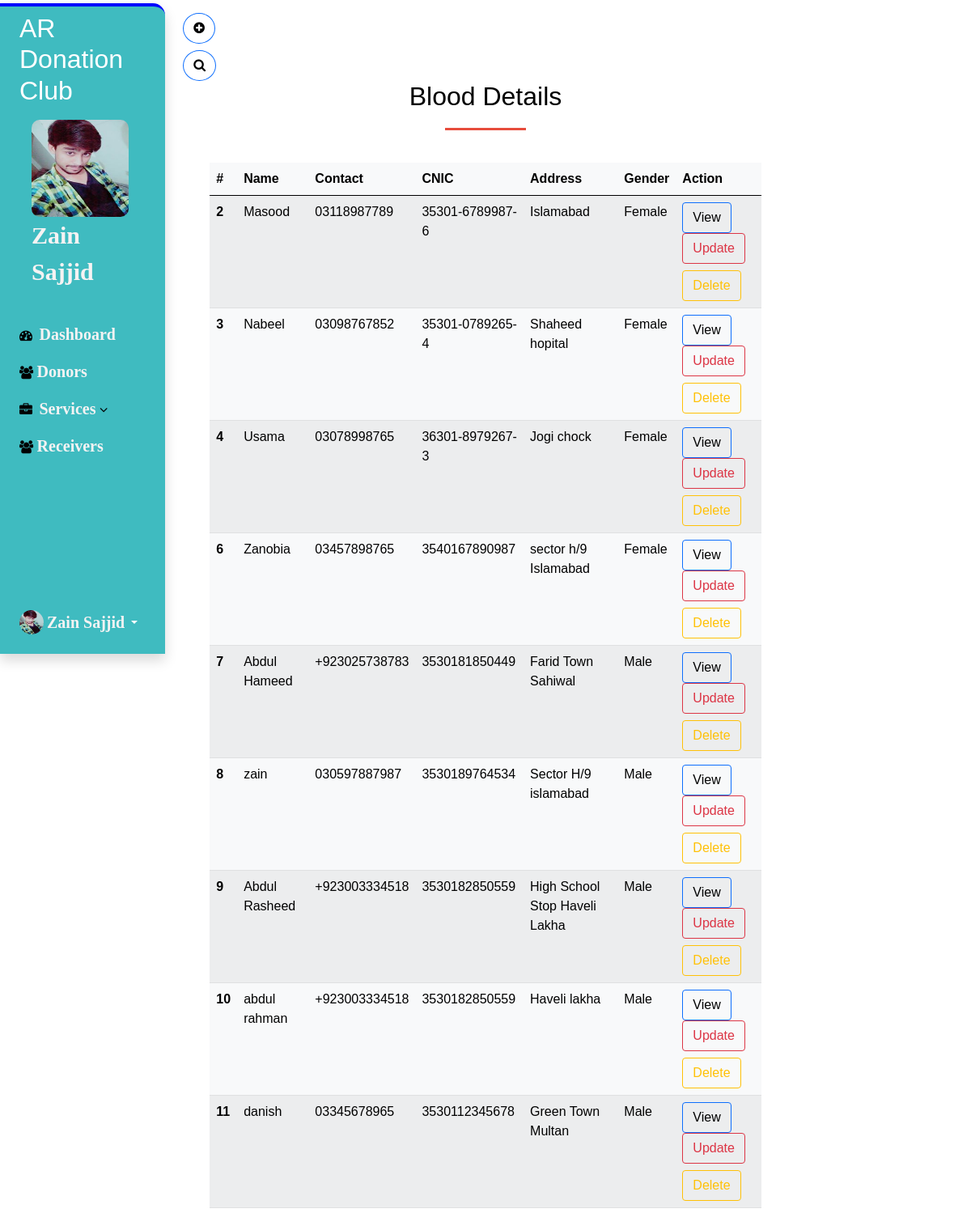
The page /NGO/dashboard/donorsearch.php (signed in) on the database its author committed.
### tables this page shows
CREATE TABLE `team` (
  `t_id` int(11) NOT NULL,
  `t_name` varchar(200) NOT NULL,
  `t_department` varchar(200) NOT NULL,
  `t_post` varchar(200) NOT NULL,
  `t_salary` varchar(200) NOT NULL,
  `t_username` varchar(200) NOT NULL,
  `t_password` varchar(200) NOT NULL,
  `t_contact` varchar(200) NOT NULL,
  `t_city` varchar(200) NOT NULL,
  `t_address` varchar(200) NOT NULL,
  `t_gender` varchar(200) NOT NULL
);

CREATE TABLE `donors` (
  `d_id` int(11) NOT NULL,
  `d_name` varchar(200) NOT NULL,
  `d_username` varchar(200) NOT NULL,
  `d_password` varchar(200) NOT NULL,
  `d_cnic` varchar(200) NOT NULL,
  `d_contact` varchar(200) NOT NULL,
  `d_city` varchar(200) NOT NULL,
  `d_address` varchar(200) NOT NULL,
  `d_status` varchar(200) NOT NULL,
  `d_gender` varchar(200) NOT NULL
);

### NGO/dashboard/donorsearch.php (the view, shortened to what this page needs)
<?php
include 'header.php';
include 'dbconnect.php';
$search=$_POST['search'];
$query="SELECT * FROM donors WHERE d_name LIKE'%".$search."%'";
$q=mysqli_query($con,$query);
?>
<div class="col p-3 section">
<div class="content">
 <a href="teamform.php">
<button class="btn btn-outline-primary d-block rounded-circle"><i class="fa fa-plus-circle" aria-hidden="true"></i></button>
</a>
   <a href="#" data-bs-toggle="modal" data-bs-target="#search">
      <button class="btn btn-outline-primary rounded-circle mt-2"><i class="fa fa-search"></i></button>
   </a>
</div>
<h2 class="section-head">Blood Details</h2>
       <div class="col-7 mx-auto">
       <table class="table table-light table-responsive table-striped table-hover">
             <thead>
               <tr>
                 <th scope="col">#</th>
                 <th scope="col">Name</th>
                 <th scope="col">Contact</th>
                 <th scope="col">CNIC</th>
                 <th scope="col">Address</th>
                 <th scope="col">Gender</th>
                 <th scope="col">Action</th>
               </tr>
             </thead>
             <tbody>
               <?php
                   while($row=mysqli_fetch_array($q)){
               ?>
               <tr>
                 <th scope="row"><?php echo $row['d_id']?></th>
                 <td> <?php echo $row['d_name']?> </td>
                 <td><?php echo $row['d_contact']?></td>
                 <td><?php echo $row['d_cnic']?></td>
                 <td><?php echo $row['d_address']?></td>
                 <td><?php echo $row['d_gender']?></td>
                 <td>
                  <button type="btn" class="btn btn-outline-primary">  <a href="donorsprofile.php?r=<?php echo $row['d_id']?>">View</a> </button>
                  <a href="donoredit.php?r=<?php echo $row['d_id']?>">
                  <button type="btn" class="btn btn-outline-danger">Update</button>
                  </a>
                  <br>
                  <a href="donordelete.php?r=<?php echo $row['d_id']?>">
                  <button type="btn" class="btn btn-outline-warning mt-2">Delete</button>
                  </a>
                 </td>
               </tr>
               <?php
                   }
               ?>
             </tbody>
           </table>
       </div>
</div>
</div>
</div>

### NGO/dashboard/header.php (shortened to what this page needs)
<?php
include 'dbconnect.php';
$id=$_SESSION['id'];
$query="SELECT * FROM team WHERE t_id='".$id."'";
$q=mysqli_query($con,$query);
$row=mysqli_fetch_array($q);
?>
<!DOCTYPE html>
<!DOCTYPE html>
<html lang="en">
<head>
    <link rel="stylesheet" href="../assets/css/bootstrap.min.css">
    <link rel="stylesheet" href="../assets/css/style.css">
    <link rel="stylesheet" href="https://cdnjs.cloudflare.com/ajax/libs/font-awesome/4.7.0/css/font-awesome.min.css">
</head>
<body>
  <div class="container-fluid">
    <div class="row flex-nowrap">
        <div class="col-auto sidebar col-md-3 col-xl-2 px-sm-2 px-1 bg-light mt-1 shadow">
            <div class="d-flex flex-column align-items-center align-items-sm-start px-3 pt-2 text-white min-vh-100">
              <h2>AR Donation Club</h2>
              <div class="admin-img col-md-3">
                <img src="../assets/img/rahman.jpg">
              </div>
                <a href="dashboard.php" class="admin d-flex align-items-center pb-3 mb-md-0 me-md-auto text-dark text-decoration-none">
                    <span class="fs-5 d-none d-sm-inline"><?php echo $row['t_name']?></span>
                </a>
                <ul class="nav nav-pills flex-column mb-sm-auto mb-0 align-items-center align-items-sm-start mt-3" id="menu">
                    <li class="nav-item">
                        <a href="dashboard.php" class="nav-link align-middle px-0 text-black">
                          <i class="fa fa-tachometer" aria-hidden="true"></i> <span class="ms-1 d-none d-sm-inline">Dashboard</span>
                        </a>
                    </li>
                    <li>
                      <a href="donors.php" class="nav-link px-0 align-middle">
                        <i class="fa fa-users" aria-hidden="true"></i>  <span class="d-none d-sm-inline">Donors</span></a>
                  </li>
                    <li>
                        <a href="#submenu1" data-bs-toggle="collapse" class="nav-link px-0 align-middle">
                          <i class="fa fa-briefcase" aria-hidden="true"></i> <span class="ms-1 d-none d-sm-inline">Services</span> <i class="fa fa-angle-down" aria-hidden="true"></i></a>
                    </li>
                    <li>
                      <a href="receiver.php" class="nav-link px-0 align-middle">
                        <i class="fa fa-users" aria-hidden="true"></i>  <span class="d-none d-sm-inline">Receivers</span></a>
                  </li>
                </ul>
                <div class="dropdown pb-4">
                    <a href="#" class="d-flex align-items-center text-white text-decoration-none dropdown-toggle" id="dropdownUser1" data-bs-toggle="dropdown" aria-expanded="false">
                        <img src="../assets/img/rahman.jpg" width="30" height="30" class="rounded-circle">
                        <span class="d-none d-sm-inline mx-1"><?php echo $row['t_name']?></span>
                    </a>
                </div>
            </div>
        </div>

### NGO/assets/css/style.css (style rules this page uses)
* { padding: 0%; margin: 0%; font-family: sans-serif; }
a { text-decoration: none; color: black; cursor: pointer; }
.admin span { font-weight: 900; font-size: 30px!important; margin-left: 15px; }
.admin-img img { width: 120px; height: 120px; border-radius: 10px; margin-top: 09px; margin-left: 15px; }
i { color: black; }
a span { color: rgb(246, 243, 243); font-size: 20px; font-weight: 550; font-family: Georgia, 'Times New Roman', Times, serif; }
.sidebar { background: rgb(63,187,192)!important; border-top: 4px solid blue; border-radius: 0 15px 0 0; width: 17%; position: fixed; }
.content { margin-left: 18%; }
.section { padding-top: 70px; padding-bottom: 70px; }
.section h2.section-head { color: black; text-align: center; margin-bottom: 40px; }
.section h2.section-head:after { background:#e74c3c; content: ""; display: block; width: 100px; height: 3px; margin: 20px auto; }

### rows shown on the page
team: t_name "Zain Sajjid"
donors: d_id "2", d_name "Masood", d_contact "03118987789", d_cnic "35301-6789987-6", d_address "Islamabad", d_gender "Female"
donors: d_id "3", d_name "Nabeel", d_contact "03098767852", d_cnic "35301-0789265-4", d_address "Shaheed hopital", d_gender "Female"
donors: d_id "4", d_name "Usama", d_contact "03078998765", d_cnic "36301-8979267-3", d_address "Jogi chock", d_gender "Female"
donors: d_id "6", d_name "Zanobia", d_contact "03457898765", d_cnic "3540167890987", d_address "sector h/9 Islamabad", d_gender "Female"
donors: d_id "7", d_name "Abdul Hameed", d_contact "+923025738783", d_cnic "3530181850449", d_address "Farid Town Sahiwal", d_gender "Male"
donors: d_id "8", d_name "zain", d_contact "030597887987", d_cnic "3530189764534", d_address "Sector H/9 islamabad", d_gender "Male"
donors: d_id "9", d_name "Abdul Rasheed", d_contact "+923003334518", d_cnic "3530182850559", d_address "High School Stop Haveli Lakha", d_gender "Male"
donors: d_id "10", d_name "abdul rahman", d_contact "+923003334518", d_cnic "3530182850559", d_address "Haveli lakha", d_gender "Male"
donors: d_id "11", d_name "danish", d_contact "03345678965", d_cnic "3530112345678", d_address "Green Town Multan", d_gender "Male"
